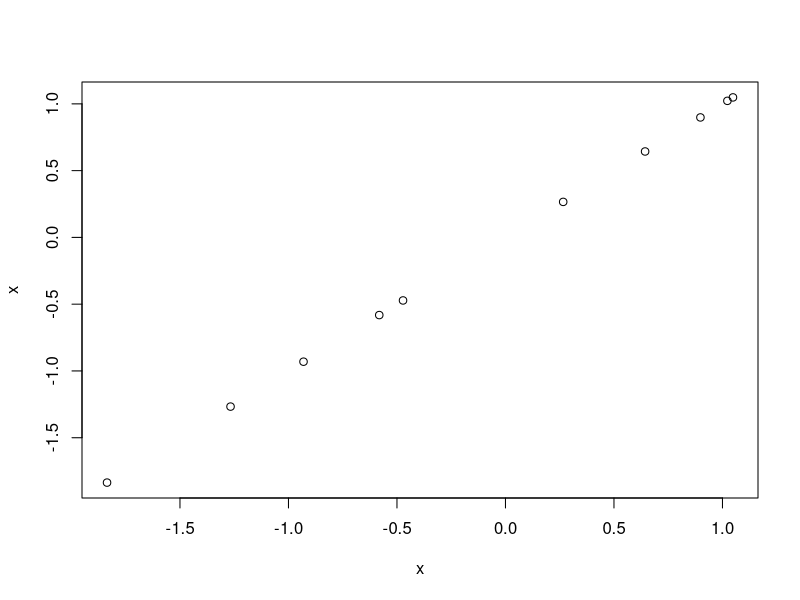

The R script that drew this image:
## ---- chunk 1
print('Test1')
options(tibble.width = 120)
## ---- chunk 2
super_complicated_equation_evaluation <- 2 + 2
super_complicated_equation_evaluation
## ---- chunk 3
# par(mar = c(5, 4, 1, 2) + 0.1)
# pairs(iris[1:4], pch = 21,
#       bg = c("red", "green3", "blue")[unclass(iris$Species)])
library(ggplot2)
x <- rnorm(10)
plot(x, x)
